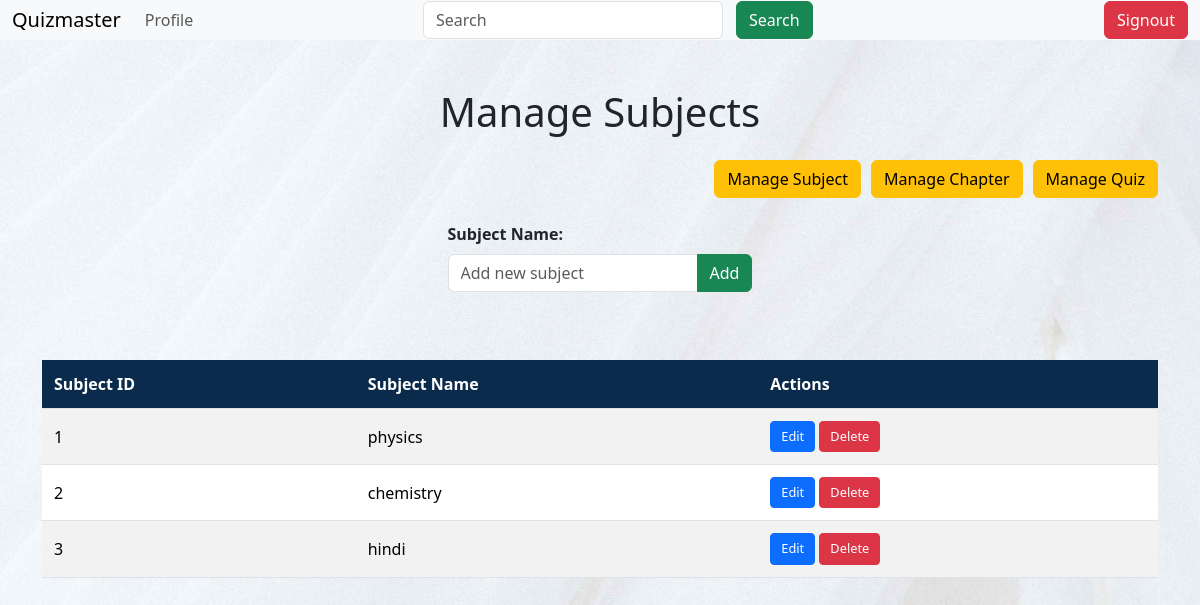
Before: /admin_subjects (signed in) with the older database file.
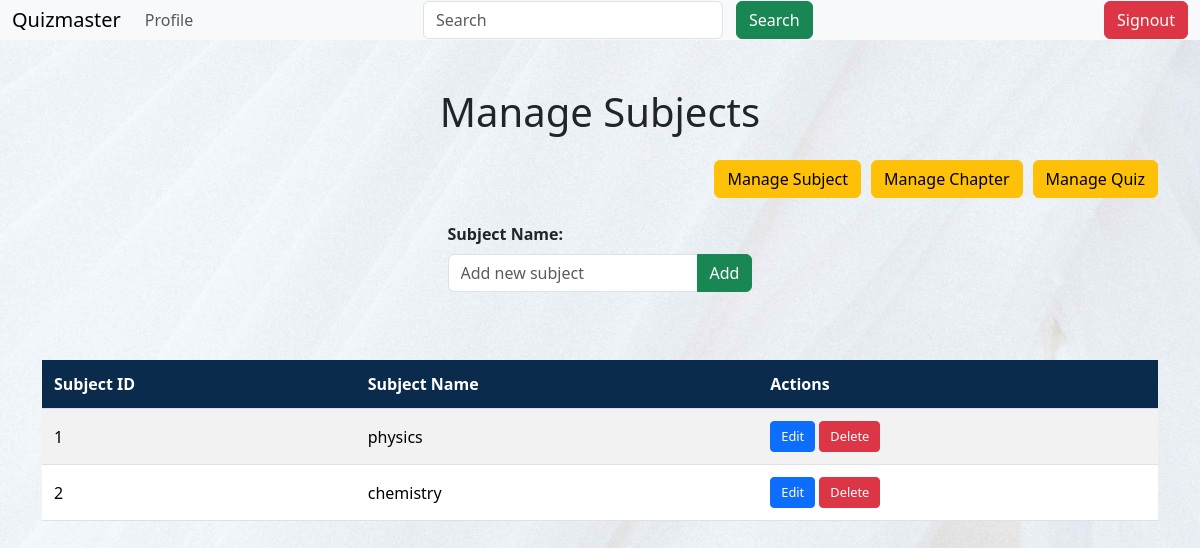
After: the same page with the newer database file.
### models/models.py (models this page shows)
class Subject(db.Model):
    __tablename__ = "subject"
    id = db.Column(db.Integer, primary_key=True)
    name = db.Column(db.String(30), unique=True, nullable=False)
    description = db.Column(db.String(100))
    chapters = db.relationship('Chapter', backref='subject', lazy=True, cascade='all, delete')

### controllers/routes.py (the view, shortened to what this page needs)
@app.route('/admin_subjects', methods=['GET', 'POST'])
@authcheck
@admin_required
def admin_subjects():
    subjects = Subject.query.all()
    return render_template('admin_subjects.html', subjects=subjects)

### controllers/routes.py (called while the page is built)
def authcheck(func):
    @wraps(func)
    def wrapper(*args, **kwargs):
        if 'user_id' not in session:
            flash('Please login to access this page')
            return redirect(url_for('login'))
        return func(*args, **kwargs)
    return wrapper

def admin_required(func):
    @wraps(func)
    def inner(*args,**kwargs):
        if 'user_id' not in session:
            flash('you need to login first')
            return redirect(url_for(login))
        user=User.query.get(session['user_id'])
        if not user.isadmin:
            flash ('You are not authorized to view this page','danger')
            return redirect(url_for('home'))
        return func(*args,**kwargs)
    return inner

### templates/admin_subjects.html (shortened to what this page needs)
{% extends "layout.html" %}
{% block content %}
    {% include 'navbar.html' %}
    <div class="container mt-5">
        <h1 class="text-center mb-4">Manage Subjects</h1>
        <div class="button-container mb-4">
            <a href="{{ url_for('admin_subjects') }}" class="btn btn-warning">Manage Subject</a>
            <a href="{{ url_for('admin_chapters') }}" class="btn btn-warning">Manage Chapter</a>
            <a href="{{ url_for('admin_quiz') }}" class="btn btn-warning">Manage Quiz</a>
        </div>
        <div class="form-container mb-5">
            <form method="POST" class="form-inline">
                <div class="form-group">
                    <label for="subject_name" class="form-label"><strong>Subject Name:</strong></label>
                    <div class="input-group">
                        <input type="text" id="subject_name" name="subject_name" class="form-control" placeholder="Add new subject" required>
                        <button type="submit" class="btn btn-success">Add</button>
                    </div>
                </div>
            </form>
        </div>
        <div class="table-responsive">
            <table class="table table-striped" id="subjtable">
                <thead>
                    <tr>
                        <th>Subject ID</th>
                        <th>Subject Name</th>
                        <th>Actions</th>
                    </tr>
                </thead>
                <tbody>
                    {% for subject in subjects %}
                    <tr>
                        <td>{{ subject.id }}</td>
                        <td>{{ subject.name }}</td>
                        <td>
                            <a href="{{ url_for('edit_subject', id=subject.id) }}" class="btn btn-primary btn-sm">
                                Edit
                            </a>
                            <form action="{{ url_for('delete_subject', id=subject.id) }}" style="display:inline;">
                                <button type="submit" class="btn btn-danger btn-sm"onclick="return confirm('Are you sure? This action cannot be undone!');">Delete</button>
                            </form>
                        </td>
                    </tr>
                    {% endfor %}
                </tbody>
            </table>
        </div>
    </div>
{% endblock %}

Changed rows visible on the page:
removed Subject: id "3", name "hindi"
